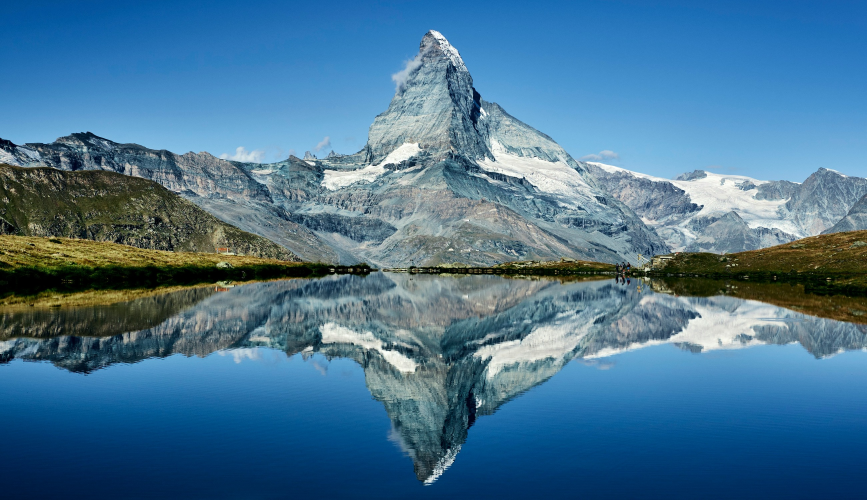
#> input picture archives/v1/img/hero-mountains.jpg, 2600 x 1500 px (shown at 1/3 size)
$ python build_backgrounds.py
#> lines starting #> are read from the running program, lines starting #| are printed output that depends on the picture
#!/usr/bin/env python3
"""
Build the three generated parallax backgrounds for v2.

The original v2 put a licensed photograph behind Services, Experience and
Contact. Nothing from that repo is reused here, so these are synthesised
locally instead: a dark base, a few wide radial glows in the site's own teal
and purple, a faint contour field, film grain and a vignette.

Every section paints `rgba(0,0,0,0.61)` over its background, so these only ever
read as depth and colour temperature. They are deliberately quiet.

The intro background is NOT generated here. It reuses
`archives/v1/img/hero-mountains.jpg`, which was itself built by
`archives/v1/tools/build_hero.py` from a licensed photograph.

Usage:  python3 tools/build_backgrounds.py
Output: img/bg-services.jpg, img/bg-experience.jpg, img/bg-contact.jpg
"""
from PIL import Image, ImageDraw, ImageFilter
import math
import os
import random

W, H = 2600, 1500

TEAL = (0, 183, 199)
PURPLE = (77, 12, 232)
BASE = (16, 18, 22)

# name -> (glow list, contour tilt, seed)
# each glow is (cx, cy, radius, colour, strength)
SCENES = {
    "services": (
        [
            (0.18, 0.24, 0.85, TEAL, 0.55),
            (0.82, 0.78, 0.95, PURPLE, 0.42),
            (0.55, 0.10, 0.55, TEAL, 0.22),
        ],
        -0.22,
        11,
    ),
    "experience": (
        [
            (0.86, 0.20, 0.90, TEAL, 0.40),
            (0.12, 0.82, 1.00, PURPLE, 0.50),
            (0.45, 0.55, 0.60, TEAL, 0.18),
        ],
        0.30,
        29,
    ),
    "contact": (
        [
            (0.50, 0.86, 1.10, PURPLE, 0.48),
            (0.10, 0.14, 0.75, TEAL, 0.46),
            (0.90, 0.50, 0.70, TEAL, 0.20),
        ],
        -0.08,
        47,
    ),
}


def radial_glow(size, cx, cy, radius, colour, strength):
    """One wide, soft radial wash. Built small and upscaled so it stays smooth."""
    w, h = size
    sw, sh = w // 8, h // 8
    layer = Image.new("L", (sw, sh), 0)
    px = layer.load()
    ccx, ccy = cx * sw, cy * sh
    rr = radius * max(sw, sh)
    for y in range(sh):
        for x in range(sw):
            d = math.hypot(x - ccx, y - ccy) / rr
            if d >= 1.0:
                continue
            # smoothstep falloff, squared for a softer shoulder
            v = 1.0 - d
            px[x, y] = int(255 * strength * v * v)
    layer = layer.resize((w, h), Image.BICUBIC).filter(ImageFilter.GaussianBlur(60))
    return Image.new("RGB", (w, h), colour), layer


def contours(size, tilt, seed):
    """A faint topographic band field, drawn once and blurred flat."""
    w, h = size
    rnd = random.Random(seed)
    layer = Image.new("L", (w, h), 0)
    d = ImageDraw.Draw(layer)
    step = 46
    amp = h * 0.10
    for i in range(-6, int(h / step) + 8):
        y0 = i * step
        phase = rnd.uniform(0, math.tau)
        pts = []
        for x in range(0, w + 40, 40):
            t = x / w
            y = y0 + tilt * x + amp * math.sin(t * math.tau * 1.6 + phase) * 0.5
            pts.append((x, y))
        d.line(pts, fill=rnd.randint(26, 46), width=2)
    return layer.filter(ImageFilter.GaussianBlur(1.4))


def grain(size, seed, amount=9):
    w, h = size
    rnd = random.Random(seed)
    small = Image.new("L", (w // 3, h // 3))
    small.putdata([128 + rnd.randint(-amount, amount) for _ in range(small.width * small.height)])
    return small.resize((w, h), Image.BILINEAR)


def vignette(size, power=0.72):
    w, h = size
    sw, sh = w // 8, h // 8
    m = Image.new("L", (sw, sh))
    px = m.load()
    cx, cy = sw / 2, sh / 2
    mx = math.hypot(cx, cy)
    for y in range(sh):
        for x in range(sw):
            d = math.hypot(x - cx, y - cy) / mx
            px[x, y] = int(255 * (1.0 - power * d * d))
    return m.resize((w, h), Image.BICUBIC).filter(ImageFilter.GaussianBlur(40))


def build(name, glows, tilt, seed, out_dir="img"):
    size = (W, H)
    canvas = Image.new("RGB", size, BASE)

    for cx, cy, r, colour, strength in glows:
        wash, mask = radial_glow(size, cx, cy, r, colour, strength)
        canvas = Image.composite(wash, canvas, mask)
        canvas = Image.blend(canvas, Image.new("RGB", size, BASE), 0.18)

    # contours, tinted toward the section's dominant colour
    band = contours(size, tilt, seed)
    tint = Image.new("RGB", size, tuple(min(255, int(c * 0.9) + 30) for c in glows[0][3]))
    canvas = Image.composite(tint, canvas, band)

    # grain and vignette
    g = grain(size, seed)
    canvas = Image.blend(canvas, Image.merge("RGB", (g, g, g)), 0.045)
    canvas = Image.composite(canvas, Image.new("RGB", size, (6, 7, 9)), vignette(size))

    os.makedirs(out_dir, exist_ok=True)
    out = os.path.join(out_dir, f"bg-{name}.jpg")
    canvas.save(out, quality=88, optimize=True)
    print(f"{out}  {canvas.size}")


def build_intro(out_dir="img"):
    """The intro plate. The source is archives/v1/img/hero-mountains.jpg, which
    build_hero.py already assembled from a licensed photograph.

    The intro section is the ONE section with no black overlay over its
    background, and the raw frame is a bright daylit mountain, so white type on
    top of it barely holds. It is darkened here rather than in CSS so the
    section keeps the original's markup: photo, type, nothing between them.
    A slight cool grade lands it in the same family as the other three."""
    src = os.path.join(os.path.dirname(os.path.dirname(os.path.abspath(__file__))),
                       '..', 'v1', 'img', 'hero-mountains.jpg')
    im = Image.open(src).convert("RGB")

    # top-weighted darkening: heaviest behind the headline, lighter at the foot
    shade = Image.new("L", im.size)
    d = ImageDraw.Draw(shade)
    for y in range(im.height):
        t = y / im.height
        d.line([(0, y), (im.width, y)], fill=int(255 * (0.30 + 0.22 * t)))
    im = Image.composite(im, Image.new("RGB", im.size, (8, 12, 20)), shade)

    # cool the frame toward the site's teal
    r, g, b = im.split()
    im = Image.merge("RGB", (r.point(lambda v: int(v * 0.92)), g, b))

    im = Image.composite(im, Image.new("RGB", im.size, (6, 7, 9)), vignette(im.size, 0.55))
    out = os.path.join(out_dir, "bg-intro.jpg")
    im.save(out, quality=88, optimize=True)
    print(f"{out}  {im.size}")


if __name__ == "__main__":
    here = os.path.dirname(os.path.dirname(os.path.abspath(__file__)))
    os.chdir(here)
    for name, (glows, tilt, seed) in SCENES.items():
        build(name, glows, tilt, seed)
#> this loop made 3 passes
#> pass 1, in build, `canvas = Image.new("RGB", size, BASE)`:
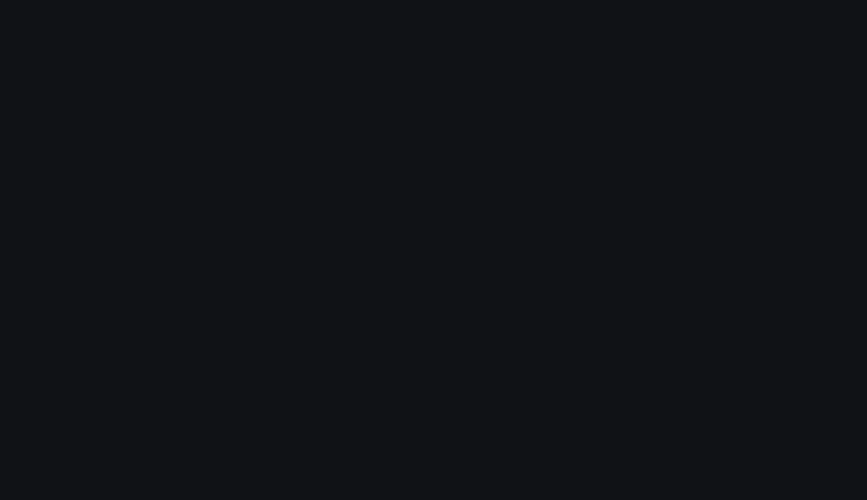
#> canvas: PIL image 2600x1500 RGB (shown at 1/3 size); mean R, G, B 16, 18, 22
#> pass 1, in radial_glow (call 2), `layer = layer.resize((w, h), Image.BICUBIC).filter(ImageFilter.Gaussia..`:
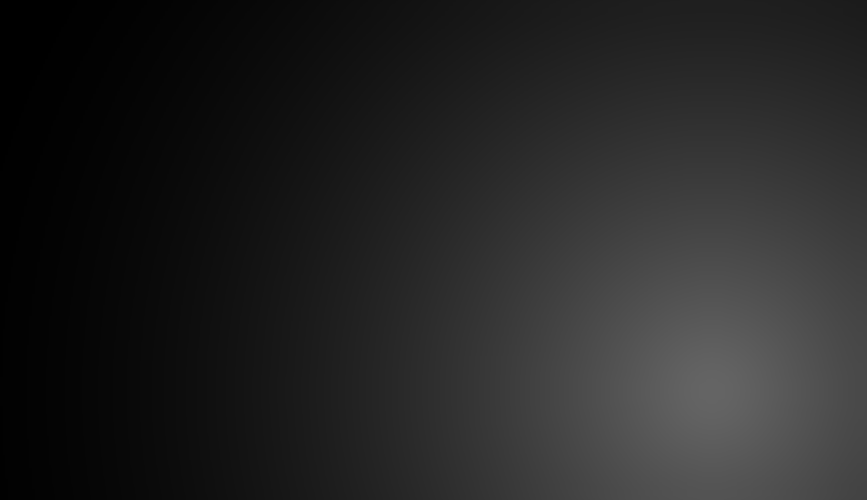
#> layer: PIL image 2600x1500 L (shown at 1/3 size); min 0, max 100, mean 36.8
    build_intro()
#> in build_intro, im is the input picture: PIL image 2600x1500 RGB; mean R, G, B 71.9, 116.4, 145.6
#> in build_intro, `shade = Image.new("L", im.size)`: shade: PIL image 2600x1500 L; every value is 0
#> in build_intro, `r, g, b = im.split()`:
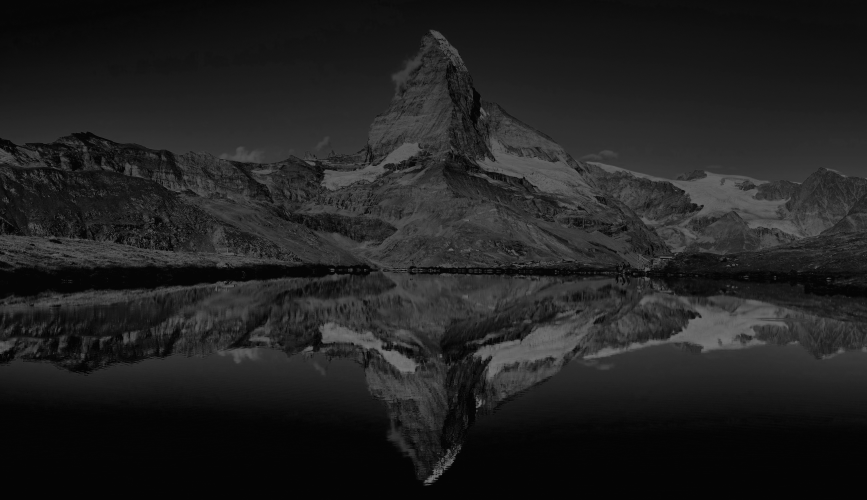
#> r: PIL image 2600x1500 L (shown at 1/3 size); min 4, max 125, mean 33.2
#> in build_intro, `r, g, b = im.split()`:
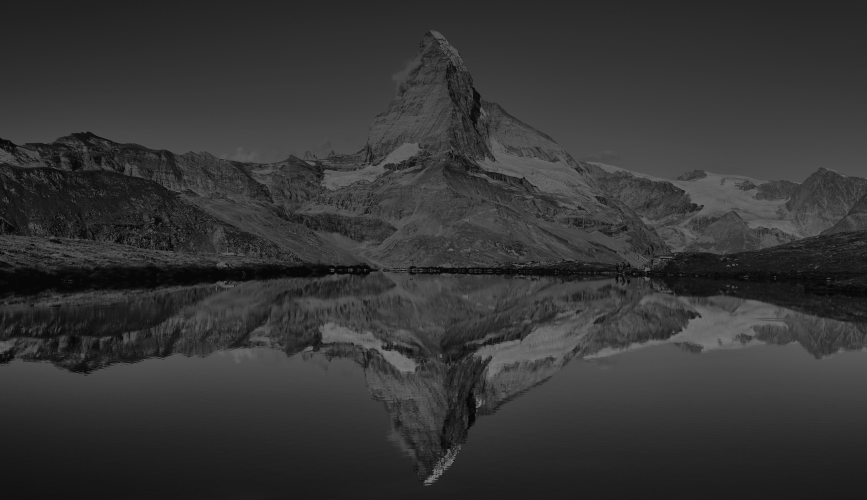
#> g: PIL image 2600x1500 L (shown at 1/3 size); min 6, max 133, mean 53.3
#> in build_intro, `r, g, b = im.split()`:
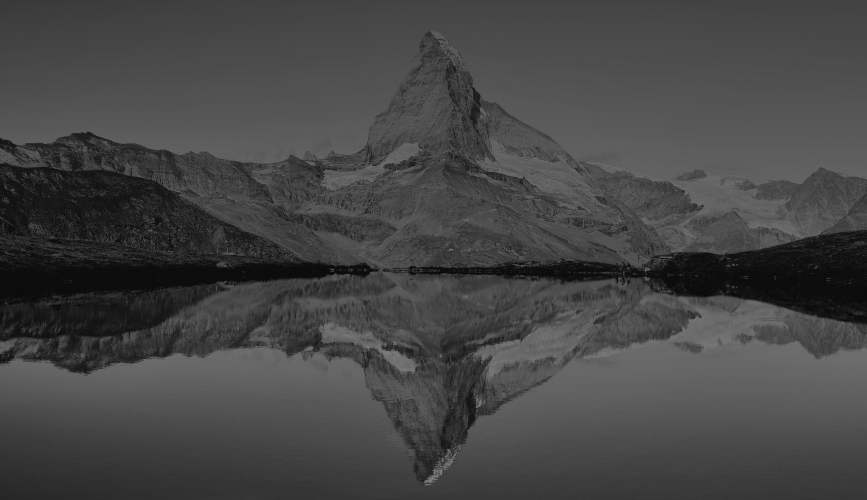
#> b: PIL image 2600x1500 L (shown at 1/3 size); min 11, max 139, mean 69.6
#> call 4 of vignette, with size = (2600, 1500), power = 0.55
#> in vignette (call 4), `return m.resize((w, h), Image.BICUBIC).filter(ImageFilter.GaussianBlur..`:
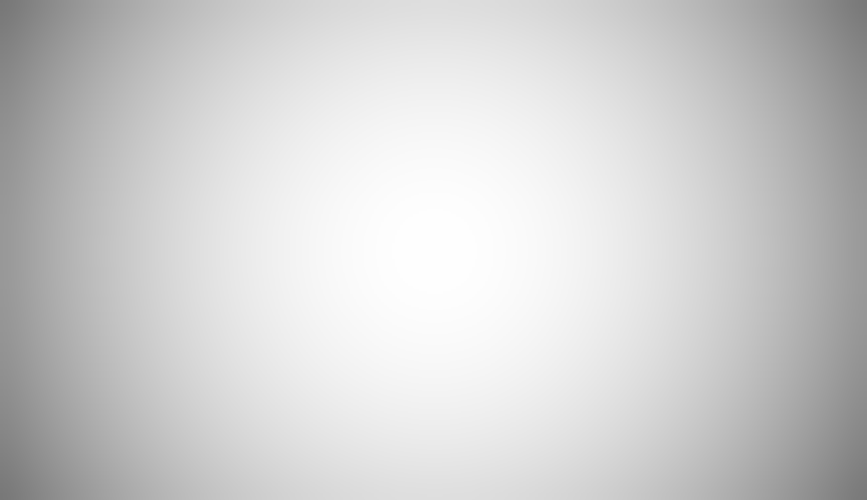
#> returned value: PIL image 2600x1500 L (shown at 1/3 size); min 119, max 254, mean 207.7
#> in build_intro, `im = Image.composite(im, Image.new("RGB", im.size, (6, 7, 9)), vignett..`:
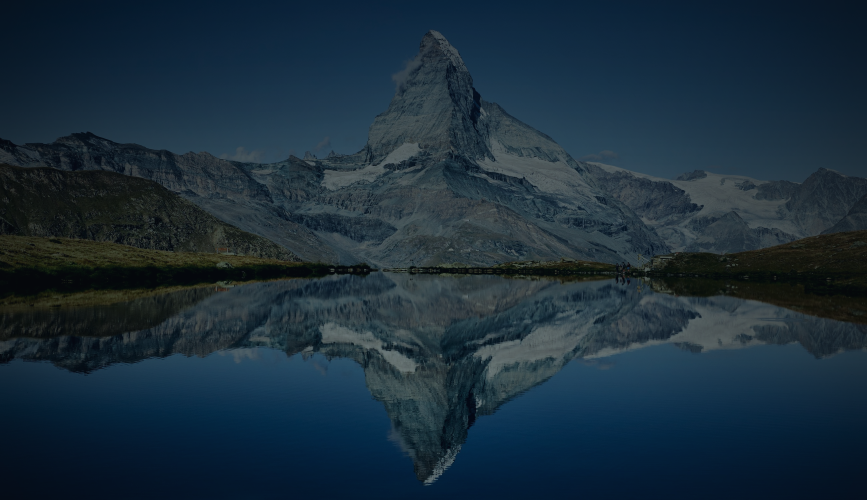
#> im: PIL image 2600x1500 RGB (shown at 1/3 size); mean R, G, B 26.6, 45.5, 58.8
#| img/bg-intro.jpg  (2600, 1500)

$ run again, with archives/v1/img/headshot.jpg copied over archives/v1/img/hero-mountains.jpg
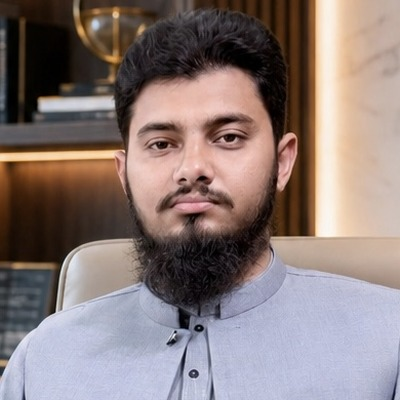
#> input picture archives/v1/img/headshot.jpg, 400 x 400 px
#> in build_intro, im is the input picture: PIL image 400x400 RGB; mean R, G, B 138.2, 123.2, 121
#> shade: PIL image 400x400 L; every value is 0
#> m: PIL image 50x50 L; every value is 0
#> in vignette (call 4), `return m.resize((w, h), Image.BICUBIC).filter(ImageFilter.GaussianBlur..`:
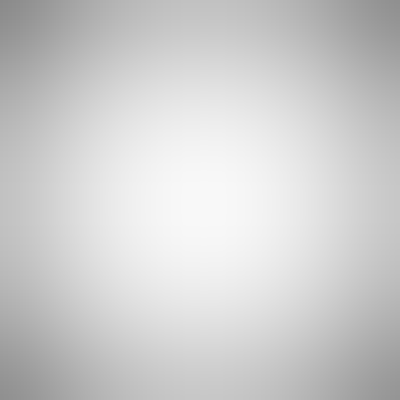
#> returned value: PIL image 400x400 L; min 138, max 248, mean 206.2
#> in build_intro, `im = Image.composite(im, Image.new("RGB", im.size, (6, 7, 9)), vignett..`:
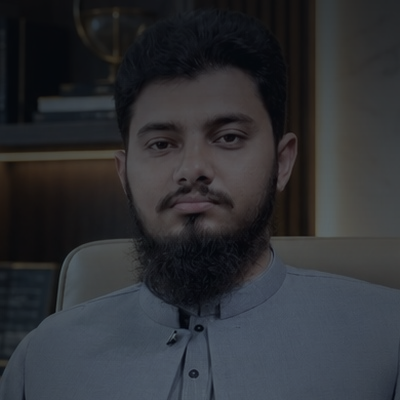
#> im: PIL image 400x400 RGB; mean R, G, B 47.1, 48.9, 52.8
#| img/bg-intro.jpg  (400, 400)
